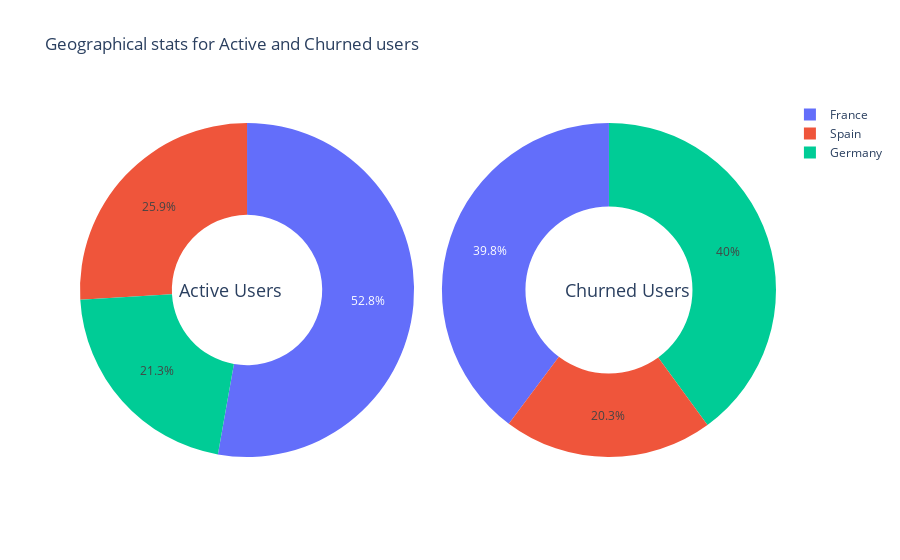

Notebook source saved alongside this figure:
### Markdown cell above
**Geographical Customers (Active Vs Churned)**

### Code cell
enable_plotly_in_cell()
import plotly.graph_objs as go
from plotly.offline import iplot

labels_active = ['France','Spain', 'Germany']
values_active = [
    active_users[active_users['Geography']=='France'].shape[0],
    active_users[active_users['Geography']=='Spain'].shape[0],
    active_users[active_users['Geography']=='Germany'].shape[0]
                ]

trace_active = go.Pie(labels=labels_active, values=values_active, hole = .45, 
                      domain={"x": [0, .48]}, hoverinfo='label+percent+value')

labels_churned = ['France','Spain', 'Germany']
values_churned = [
    churned_users[churned_users['Geography']=='France'].shape[0],
    churned_users[churned_users['Geography']=='Spain'].shape[0],
    churned_users[churned_users['Geography']=='Germany'].shape[0]
                ]

trace_churned = go.Pie(labels=labels_churned, values=values_churned, hole = .50,
                       domain={"x": [0.52, 1]}, hoverinfo='label+percent+value')

layout={
    'title': 'Geographical stats for Active and Churned users',
    'annotations': [
        {'text': 'Active Users',                
         "x": 0.14, # Position of Text
         "y": 0.5,
         'showarrow':False,
         'font':{'size': 18}
        }, 
        {'text': 'Churned Users',
         "x": 0.88,
        "y": 0.5,
        'showarrow':False,
        'font':{'size': 18}
        }
    ]
}

fig = go.Figure(dict(data=[trace_active, trace_churned], layout=layout))
iplot(fig)

### Figure 1 — Plotly figure (JSON) as saved in the notebook; plotly's stock layout.template omitted (floating-point values rounded to 4 significant figures)
{"data": [{"domain": {"x": [0, 0.48]}, "hole": 0.45, "hoverinfo": "label+percent+value", "labels": ["France", "Spain", "Germany"], "type": "pie", "values": [4204, 2064, 1695]}, {"domain": {"x": [0.52, 1]}, "hole": 0.5, "hoverinfo": "label+percent+value", "labels": ["France", "Spain", "Germany"], "type": "pie", "values": [810, 413, 814]}], "layout": {"annotations": [{"font": {"size": 18}, "showarrow": false, "text": "Active Users", "x": 0.14, "y": 0.5}, {"font": {"size": 18}, "showarrow": false, "text": "Churned Users", "x": 0.88, "y": 0.5}], "title": {"text": "Geographical stats for Active and Churned users"}}}
